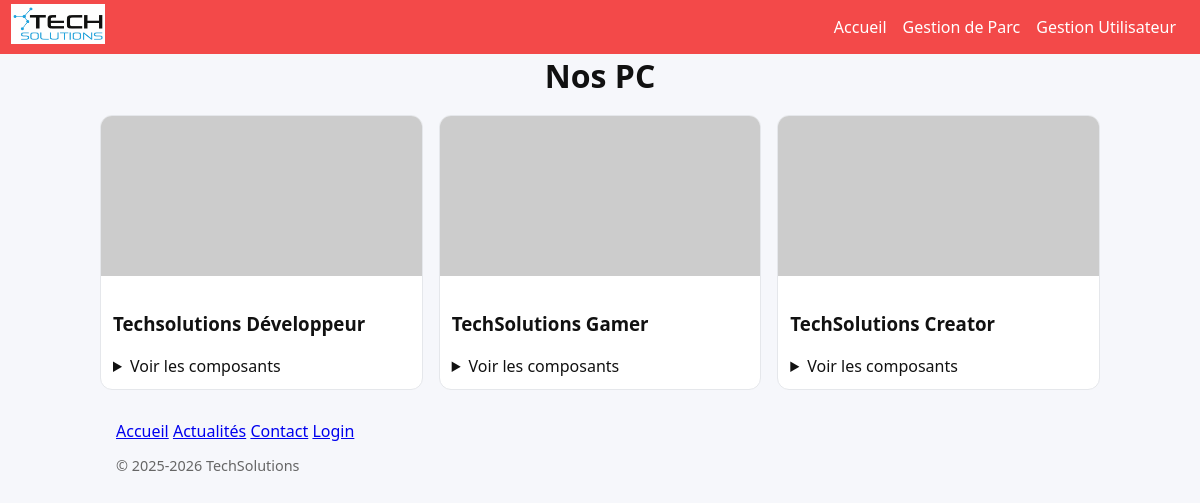
The page /gestionparc.php on the database as committed earlier.
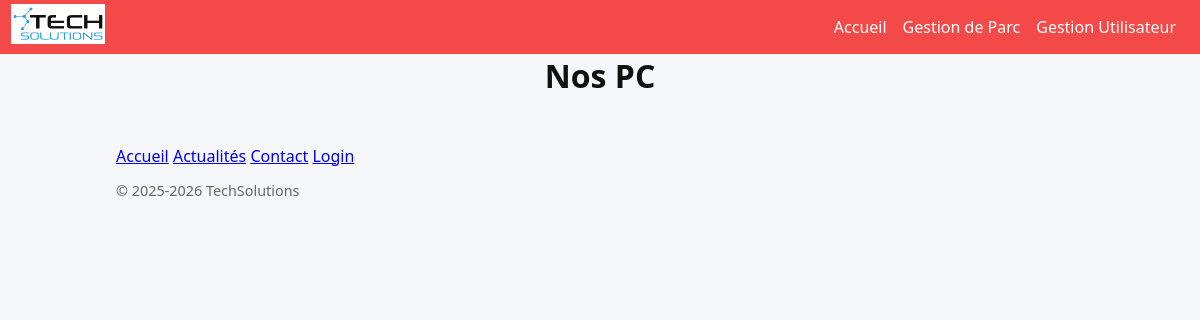
The same page on the database as committed later.
### tables this page shows
CREATE TABLE `pcs` (
  `id` int(10) unsigned NOT NULL AUTO_INCREMENT,
  `name` varchar(100) NOT NULL,
  `image_url` varchar(255) NOT NULL,
  `price` decimal(10,2) NOT NULL,
  PRIMARY KEY (`id`)
);

### includes/db.php (called while the page is built, shortened)
<?php
function pdo(): PDO {
  static $pdo = null;
  if ($pdo === null) {
    $pdo = new PDO('mysql:host='.DB_HOST.';dbname='.DB_NAME.';charset=utf8mb4', DB_USER, DB_PASS, [
      PDO::ATTR_ERRMODE => PDO::ERRMODE_EXCEPTION,
      PDO::ATTR_DEFAULT_FETCH_MODE => PDO::FETCH_ASSOC,
      PDO::ATTR_EMULATE_PREPARES => false,
    ]);
  }
  return $pdo;
}
function e($s){ return htmlspecialchars((string)$s, ENT_QUOTES, 'UTF-8'); }

### gestionparc.php (the view, shortened to what this page needs)
<?php
require_once __DIR__ . '/includes/db.php';
require_once __DIR__ . '/includes/header2.php';
$pcs = pdo()->query('SELECT id, name, image_url, price FROM pcs ORDER BY id')->fetchAll();
?>
<h1 class="centrer">Nos PC</h1>
<section class="grid">
<?php foreach ($pcs as $pc): ?>
  <article class="card">
    <img src="<?= e($pc['image_url']) ?>" alt="Photo de <?= e($pc['name']) ?>">
    <div class="p">
      <h3><?= e($pc['name']) ?></h3>
      <details>
        <summary>Voir les composants</summary>
      </details>
    </div>
  </article>
<?php endforeach; ?>
</section>
<?php require_once __DIR__ . '/includes/footer.php'; ?>

Rows that differ between the two databases and show on the page:
removed pcs: name "Techsolutions Développeur"
removed pcs: name "TechSolutions Gamer"
removed pcs: name "TechSolutions Creator"
